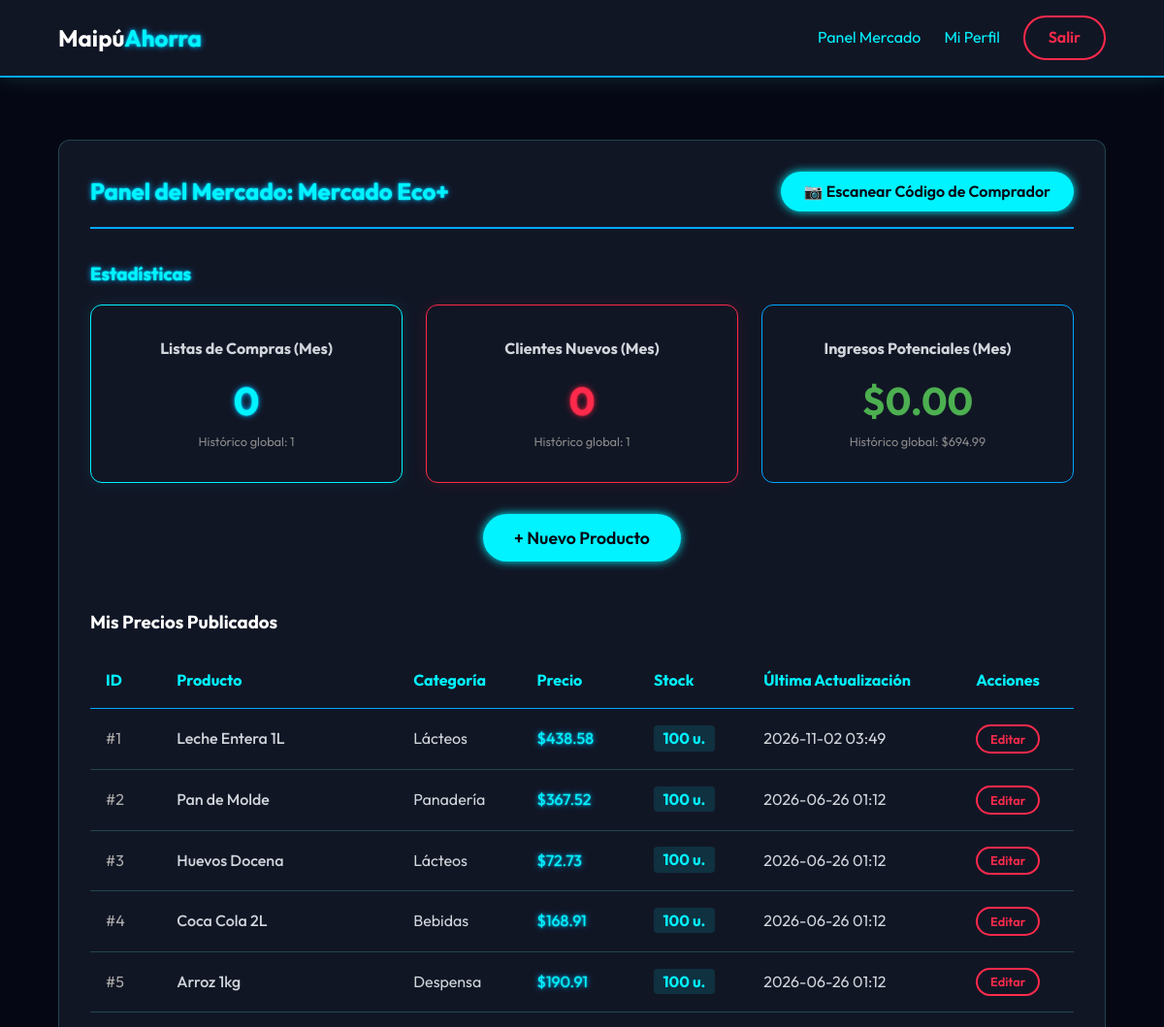
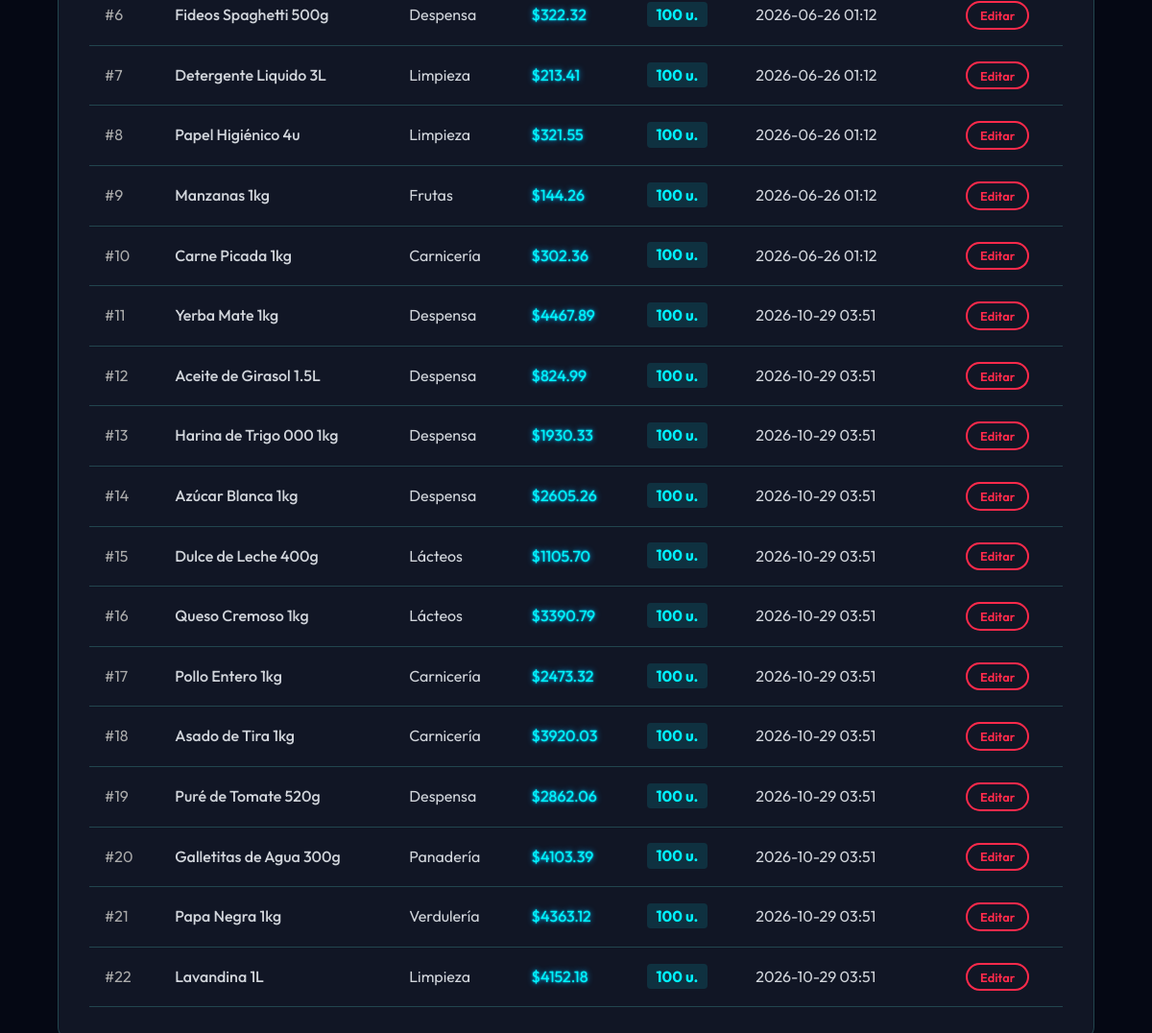
/market (signed in), run on the app's committed database (2 pictures, top to bottom).
### models.py (models this page shows)
class Market(db.Model):
    id = db.Column(db.Integer, primary_key=True)
    name = db.Column(db.String(100), nullable=False)
    address = db.Column(db.String(200), nullable=False)
    user_id = db.Column(db.Integer, db.ForeignKey('user.id'), nullable=False)
    prices = db.relationship('MarketPrice', backref='market', lazy=True)
    discount_codes = db.relationship('DiscountCode', backref='market', lazy=True)

class MarketPrice(db.Model):
    id = db.Column(db.Integer, primary_key=True)
    market_id = db.Column(db.Integer, db.ForeignKey('market.id'), nullable=False)
    product_id = db.Column(db.Integer, db.ForeignKey('product.id'), nullable=False)
    price = db.Column(db.Float, nullable=False)
    stock = db.Column(db.Integer, default=100, nullable=False)
    last_updated = db.Column(db.DateTime, default=datetime.utcnow)

class Product(db.Model):
    id = db.Column(db.Integer, primary_key=True)
    name = db.Column(db.String(150), nullable=False)
    category = db.Column(db.String(50), nullable=False)
    image_url = db.Column(db.String(300), nullable=True)
    prices = db.relationship('MarketPrice', backref='product', lazy=True)

### app.py (the view)
    @app.route('/market')
    @login_required
    def market_dashboard():
        from flask import render_template
        if current_user.role != 'market':
            from flask import redirect, url_for, flash
            return redirect(url_for('index'))
        from models import Product, MarketPrice, DiscountCode
        all_products = Product.query.all()
        market = current_user.markets[0]
        market_prices = MarketPrice.query.filter_by(market_id=market.id).all()
        from datetime import datetime
        current_month = datetime.utcnow().month
        codes = DiscountCode.query.filter_by(market_id=market.id).all()
        total_won_lists = len(codes)
        total_potential_revenue = sum(c.total_amount for c in codes)
        unique_clients = len(set(c.user_id for c in codes))
        monthly_codes = [c for c in codes if c.created_at.month == current_month]
        monthly_won_lists = len(monthly_codes)
        monthly_revenue = sum(c.total_amount for c in monthly_codes)
        monthly_unique_clients = len(set(c.user_id for c in monthly_codes))
        bi_stats = {
            'total_won_lists': total_won_lists,
            'total_revenue': total_potential_revenue,
            'unique_clients': unique_clients,
            'monthly_won_lists': monthly_won_lists,
            'monthly_revenue': monthly_revenue,
            'monthly_unique_clients': monthly_unique_clients
        }
        return render_template('panel_mercado.html', all_products=all_products, market_prices=market_prices, bi_stats=bi_stats)

### templates/panel_mercado.html (shortened to what this page needs)
{% extends "base.html" %}
{% block content %}
<div class="card fade-in" style="margin-top: 2rem;">
    <div
        style="display: flex; justify-content: space-between; align-items: center; border-bottom: 2px solid var(--neon-blue-dark); padding-bottom: 1rem; margin-bottom: 2rem; flex-wrap: wrap; gap: 1rem;">
        <h2 class="neon-text" style="margin: 0;">Panel del Mercado: {{ current_user.markets[0].name }}</h2>
        <a href="{{ url_for('market_scan') }}" class="btn-primary" style="display: inline-block;">📷 Escanear Código de Comprador</a>
    </div>
    <h3 class="neon-text" style="margin-bottom: 1rem;">Estadísticas</h3>
    <div style="display: grid; grid-template-columns: repeat(auto-fit, minmax(200px, 1fr)); gap: 1.5rem; margin-bottom: 2rem;">
        <div class="card" style="text-align: center; border: 1px solid var(--neon-blue); box-shadow: 0 0 15px rgba(0, 243, 255, 0.1);">
            <h4 style="color: var(--text-primary); margin-bottom: 0.5rem;">Listas de Compras (Mes)</h4>
            <div class="neon-text" style="font-size: 2.5rem; font-weight: bold;">{{ bi_stats.monthly_won_lists }}</div>
            <p style="font-size: 0.8rem; color: #888;">Histórico global: {{ bi_stats.total_won_lists }}</p>
        </div>
        <div class="card" style="text-align: center; border: 1px solid var(--neon-pink); box-shadow: 0 0 15px rgba(255, 42, 75, 0.1);">
            <h4 style="color: var(--text-primary); margin-bottom: 0.5rem;">Clientes Nuevos (Mes)</h4>
            <div class="neon-text-alt" style="font-size: 2.5rem; font-weight: bold;">{{ bi_stats.monthly_unique_clients }}</div>
            <p style="font-size: 0.8rem; color: #888;">Histórico global: {{ bi_stats.unique_clients }}</p>
        </div>
        <div class="card" style="text-align: center; border: 1px solid var(--neon-blue-dark);">
            <h4 style="color: var(--text-primary); margin-bottom: 0.5rem;">Ingresos Potenciales (Mes)</h4>
            <div class="text-light" style="font-size: 2.5rem; font-weight: bold; color: #4CAF50;">${{ "%.2f"|format(bi_stats.monthly_revenue) }}</div>
            <p style="font-size: 0.8rem; color: #888;">Histórico global: ${{ "%.2f"|format(bi_stats.total_revenue) }}</p>
        </div>
    </div>
    <div style="margin-bottom: 3rem; text-align: center;">
        <button class="btn-primary" onclick="toggleAddProduct()" style="font-size: 1.1rem; padding: 0.8rem 2rem;">+ Nuevo Producto</button>
    </div>
    <h3 style="margin-bottom: 1rem;">Mis Precios Publicados</h3>
    {% if market_prices %}
    <div style="overflow-x: auto;">
        <table style="width: 100%; border-collapse: collapse; text-align: left;">
            <thead>
                <tr style="border-bottom: 1px solid var(--neon-blue-dark); color: var(--neon-blue);">
                    <th style="padding: 1rem;">ID</th>
                    <th style="padding: 1rem;">Producto</th>
                    <th style="padding: 1rem;">Categoría</th>
                    <th style="padding: 1rem;">Precio</th>
                    <th style="padding: 1rem;">Stock</th>
                    <th style="padding: 1rem;">Última Actualización</th>
                    <th style="padding: 1rem;">Acciones</th>
                </tr>
            </thead>
            <tbody>
                {% for mp in market_prices %}
                <tr style="border-bottom: 1px solid rgba(102, 252, 241, 0.2);">
                    <td style="padding: 1rem; color: #aaa;">#{{ mp.product.id }}</td>
                    <td style="padding: 1rem; font-weight: 500;">{{ mp.product.name }}</td>
                    <td style="padding: 1rem;">{{ mp.product.category }}</td>
                    <td style="padding: 1rem;" class="neon-text">${{ "%.2f"|format(mp.price) }}</td>
                    <td style="padding: 1rem;">
                        <span style="padding: 0.2rem 0.6rem; border-radius: 4px; background: {% if mp.stock > 0 %}rgba(0, 243, 255, 0.12){% else %}rgba(255, 42, 75, 0.2){% endif %}; color: {% if mp.stock > 0 %}var(--neon-blue){% else %}var(--neon-pink){% endif %}; font-weight: bold;">
                            {{ mp.stock }} u.
                        </span>
                    </td>
                    <td style="padding: 1rem;">{{ mp.last_updated.strftime('%Y-%m-%d %H:%M') }}</td>
                    <td style="padding: 1rem;">
                        <button type="button" class="btn-outline" style="padding: 0.3rem 0.8rem; font-size: 0.8rem; cursor: pointer;"
                                data-mp-id="{{ mp.id }}"
                                data-prod-id="{{ mp.product.id }}"
                                data-prod-name="{{ mp.product.name }}"
                                data-price="{{ '%.2f'|format(mp.price) }}"
                                data-stock="{{ mp.stock }}"
                                onclick="openEditModal(this)">
                            Editar
                        </button>
                    </td>
                </tr>
                {% endfor %}
            </tbody>
        </table>
    </div>
    {% else %}
    <p style="color: var(--text-primary); text-align: center; margin: 2rem 0;">No tienes precios actualizados. ¡Agrega
        uno para empezar!</p>
    {% endif %}
</div>
{% endblock %}

### static/styles.css (style rules this page uses)
:root { --bg-color: #050814; --card-bg: #111625; --neon-blue: #00f3ff; --neon-blue-dark: #00a8ff; --neon-pink: #ff2a4b; --neon-pink-dark: #cc1d38; --text-primary: #d1d5db; --text-light: #ffffff; --font-main: 'Outfit', sans-serif; }
* { margin: 0; padding: 0; box-sizing: border-box; }
body { background-color: var(--bg-color); color: var(--text-primary); font-family: var(--font-main); line-height: 1.6; min-height: 100vh; display: flex; flex-direction: column; }
.neon-text { color: var(--neon-blue); text-shadow: 0 0 2px var(--neon-blue), 0 0 6px var(--neon-blue-dark); }
.neon-text-alt { color: var(--neon-pink); text-shadow: 0 0 2px var(--neon-pink), 0 0 6px var(--neon-pink-dark); }
h1, h2, h3, h4 { color: var(--text-light); margin-bottom: 1rem; }
a { text-decoration: none; color: var(--neon-blue); transition: all 0.3s ease; }
.btn-primary, .btn-outline { padding: 0.5rem 1.5rem; border-radius: 25px; font-weight: 600; cursor: pointer; transition: all 0.3s ease; border: none; font-family: var(--font-main); font-size: 1rem; }
.btn-primary { background-color: var(--neon-blue); color: var(--bg-color); box-shadow: 0 0 10px var(--neon-blue); }
.btn-outline { background-color: transparent; border: 2px solid var(--neon-pink); color: var(--neon-pink); }
.card { background-color: var(--card-bg); border-radius: 12px; padding: 2rem; border: 1px solid rgba(102, 252, 241, 0.2); transition: transform 0.3s ease, box-shadow 0.3s ease; }
.fade-in { animation: fadeIn 0.5s ease-out; }

### data on the page
Market: name "Mercado Eco+"
MarketPrice: product.id "1", product.name "Leche Entera 1L", product.category "Lácteos", price "438.58", stock "100", last_updated "2026-11-02 03:49"
MarketPrice: product.id "2", product.name "Pan de Molde", product.category "Panadería", price "367.52", stock "100", last_updated "2026-06-26 01:12"
MarketPrice: product.id "3", product.name "Huevos Docena", product.category "Lácteos", price "72.73", stock "100", last_updated "2026-06-26 01:12"
MarketPrice: product.id "4", product.name "Coca Cola 2L", product.category "Bebidas", price "168.91", stock "100", last_updated "2026-06-26 01:12"
MarketPrice: product.id "5", product.name "Arroz 1kg", product.category "Despensa", price "190.91", stock "100", last_updated "2026-06-26 01:12"
MarketPrice: product.id "6", product.name "Fideos Spaghetti 500g", product.category "Despensa", price "322.32", stock "100", last_updated "2026-06-26 01:12"
MarketPrice: product.id "7", product.name "Detergente Liquido 3L", product.category "Limpieza", price "213.41", stock "100", last_updated "2026-06-26 01:12"
MarketPrice: product.id "8", product.name "Papel Higiénico 4u", product.category "Limpieza", price "321.55", stock "100", last_updated "2026-06-26 01:12"
MarketPrice: product.id "9", product.name "Manzanas 1kg", product.category "Frutas", price "144.26", stock "100", last_updated "2026-06-26 01:12"
MarketPrice: product.id "10", product.name "Carne Picada 1kg", product.category "Carnicería", price "302.36", stock "100", last_updated "2026-06-26 01:12"
MarketPrice: product.id "11", product.name "Yerba Mate 1kg", product.category "Despensa", price "4467.89", stock "100", last_updated "2026-10-29 03:51"
MarketPrice: product.id "12", product.name "Aceite de Girasol 1.5L", product.category "Despensa", price "824.99", stock "100", last_updated "2026-10-29 03:51"
MarketPrice: product.id "13", product.name "Harina de Trigo 000 1kg", product.category "Despensa", price "1930.33", stock "100", last_updated "2026-10-29 03:51"
MarketPrice: product.id "14", product.name "Azúcar Blanca 1kg", product.category "Despensa", price "2605.26", stock "100", last_updated "2026-10-29 03:51"
MarketPrice: product.id "15", product.name "Dulce de Leche 400g", product.category "Lácteos", price "1105.70", stock "100", last_updated "2026-10-29 03:51"
MarketPrice: product.id "16", product.name "Queso Cremoso 1kg", product.category "Lácteos", price "3390.79", stock "100", last_updated "2026-10-29 03:51"
MarketPrice: product.id "17", product.name "Pollo Entero 1kg", product.category "Carnicería", price "2473.32", stock "100", last_updated "2026-10-29 03:51"
MarketPrice: product.id "18", product.name "Asado de Tira 1kg", product.category "Carnicería", price "3920.03", stock "100", last_updated "2026-10-29 03:51"
MarketPrice: product.id "19", product.name "Puré de Tomate 520g", product.category "Despensa", price "2862.06", stock "100", last_updated "2026-10-29 03:51"
MarketPrice: product.id "20", product.name "Galletitas de Agua 300g", product.category "Panadería", price "4103.39", stock "100", last_updated "2026-10-29 03:51"
MarketPrice: product.id "21", product.name "Papa Negra 1kg", product.category "Verdulería", price "4363.12", stock "100", last_updated "2026-10-29 03:51"
MarketPrice: product.id "22", product.name "Lavandina 1L", product.category "Limpieza", price "4152.18", stock "100", last_updated "2026-10-29 03:51"

### other printed values
{{ bi_stats.monthly_won_lists }} "0"
{{ bi_stats.total_won_lists }} "1"
{{ bi_stats.monthly_unique_clients }} "0"
{{ bi_stats.unique_clients }} "1"
{{ "%.2f"|format(bi_stats.monthly_revenue) }} "0.00"
{{ "%.2f"|format(bi_stats.total_revenue) }} "694.99"
